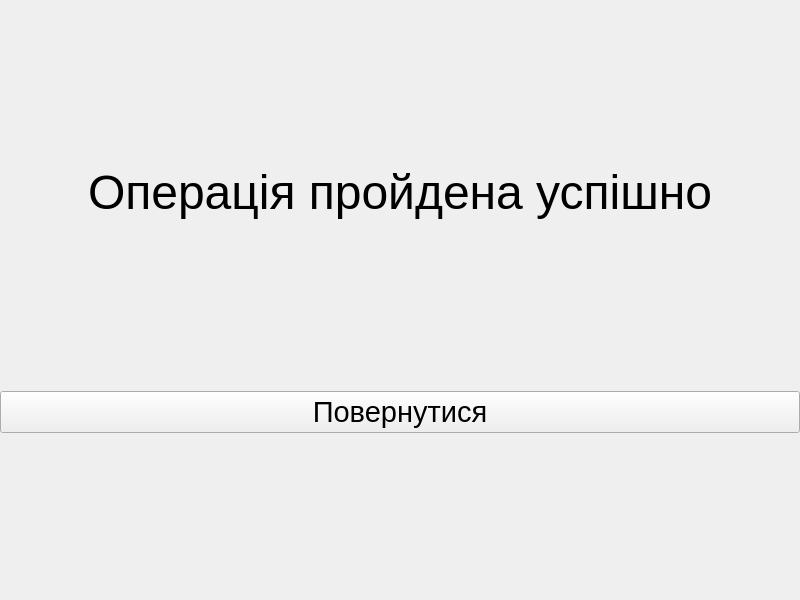
<?xml version="1.0" encoding="UTF-8"?>
<ui version="4.0">
 <class>success_screen</class>
 <widget class="QWidget" name="success_screen">
  <property name="geometry">
   <rect>
    <x>0</x>
    <y>0</y>
    <width>800</width>
    <height>600</height>
   </rect>
  </property>
  <property name="sizePolicy">
   <sizepolicy hsizetype="Expanding" vsizetype="Expanding">
    <horstretch>0</horstretch>
    <verstretch>0</verstretch>
   </sizepolicy>
  </property>
  <property name="windowTitle">
   <string>Form</string>
  </property>
  <widget class="QWidget" name="verticalWidget" native="true">
   <property name="geometry">
    <rect>
     <x>0</x>
     <y>0</y>
     <width>800</width>
     <height>600</height>
    </rect>
   </property>
   <layout class="QVBoxLayout" name="verticalLayout">
    <item>
     <widget class="QLabel" name="label">
      <property name="sizePolicy">
       <sizepolicy hsizetype="Expanding" vsizetype="Fixed">
        <horstretch>0</horstretch>
        <verstretch>0</verstretch>
       </sizepolicy>
      </property>
      <property name="font">
       <font>
        <pointsize>36</pointsize>
       </font>
      </property>
      <property name="text">
       <string>Операція пройдена успішно</string>
      </property>
      <property name="alignment">
       <set>Qt::AlignCenter</set>
      </property>
     </widget>
    </item>
    <item>
     <widget class="QPushButton" name="end_button">
      <property name="sizePolicy">
       <sizepolicy hsizetype="Expanding" vsizetype="Fixed">
        <horstretch>0</horstretch>
        <verstretch>0</verstretch>
       </sizepolicy>
      </property>
      <property name="font">
       <font>
        <pointsize>22</pointsize>
       </font>
      </property>
      <property name="text">
       <string>Повернутися</string>
      </property>
     </widget>
    </item>
   </layout>
  </widget>
 </widget>
 <resources/>
 <connections/>
</ui>
